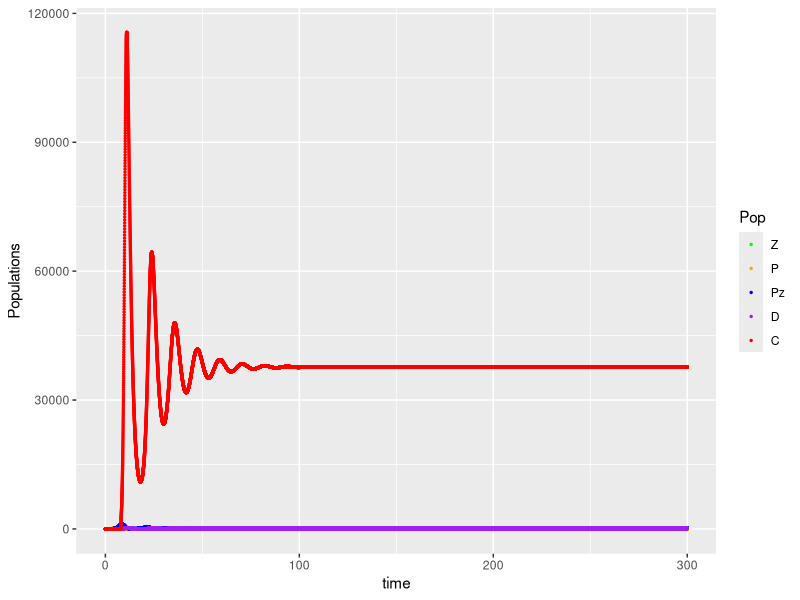
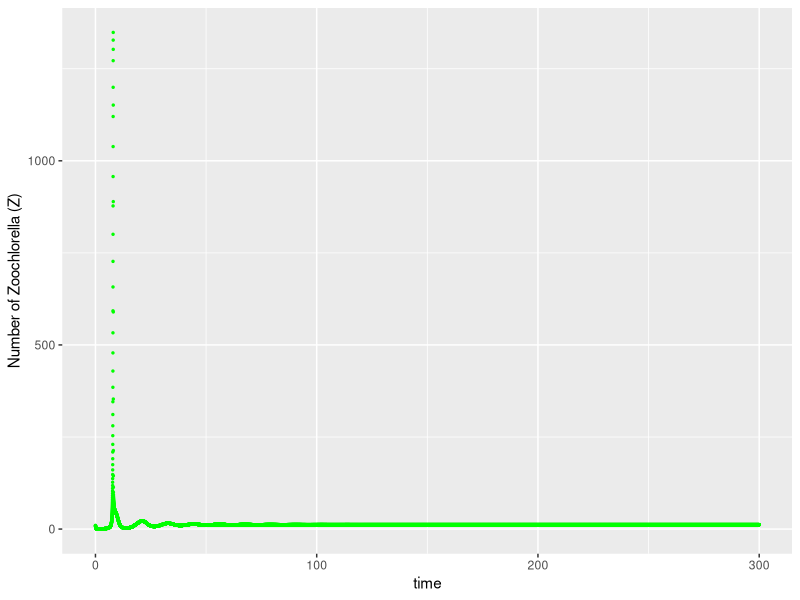
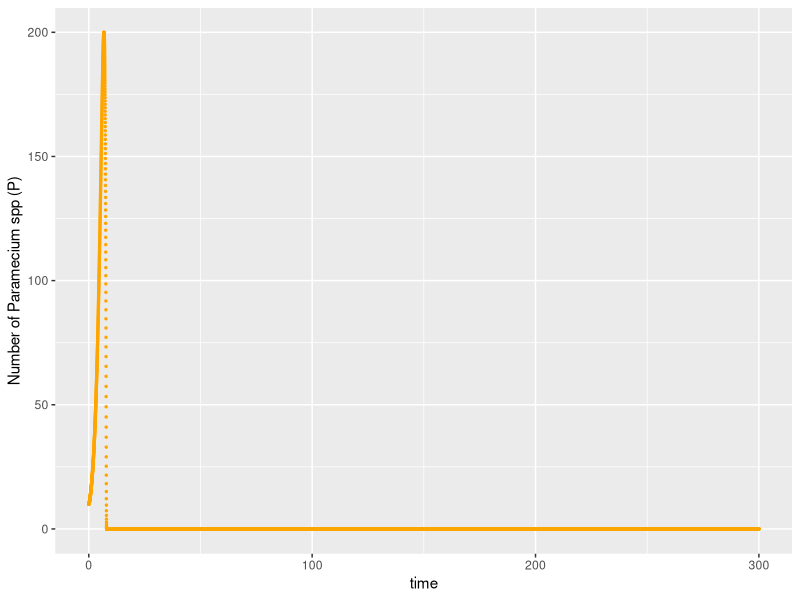
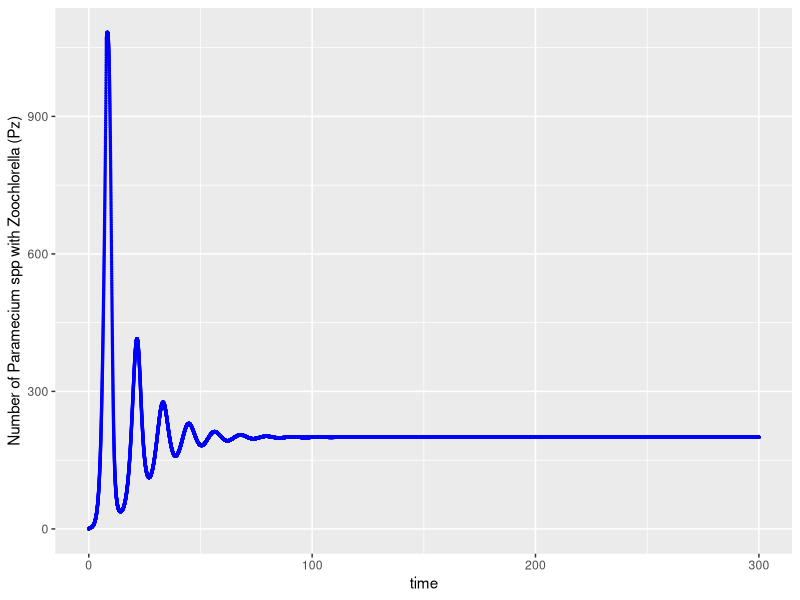
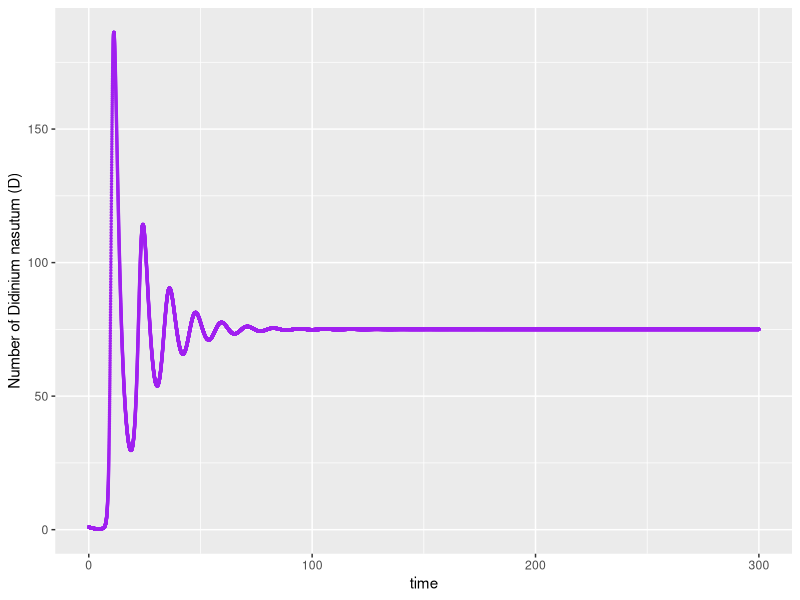
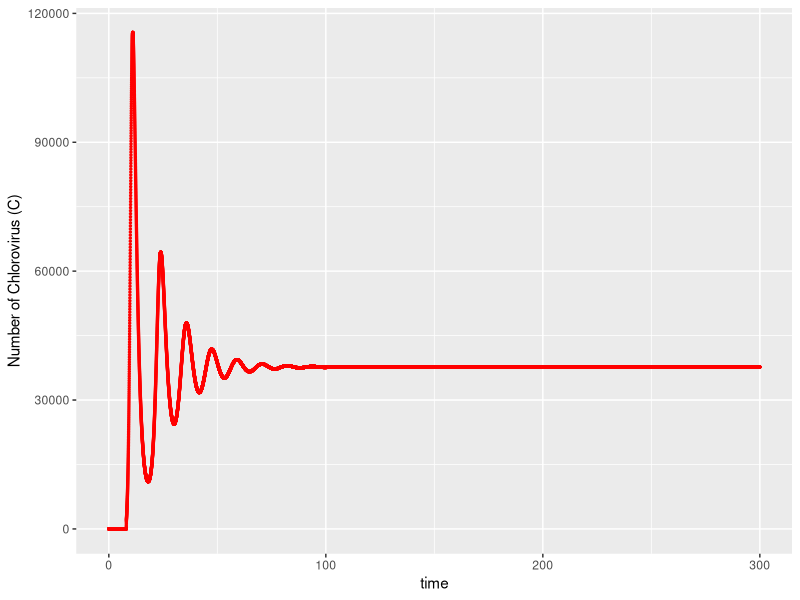
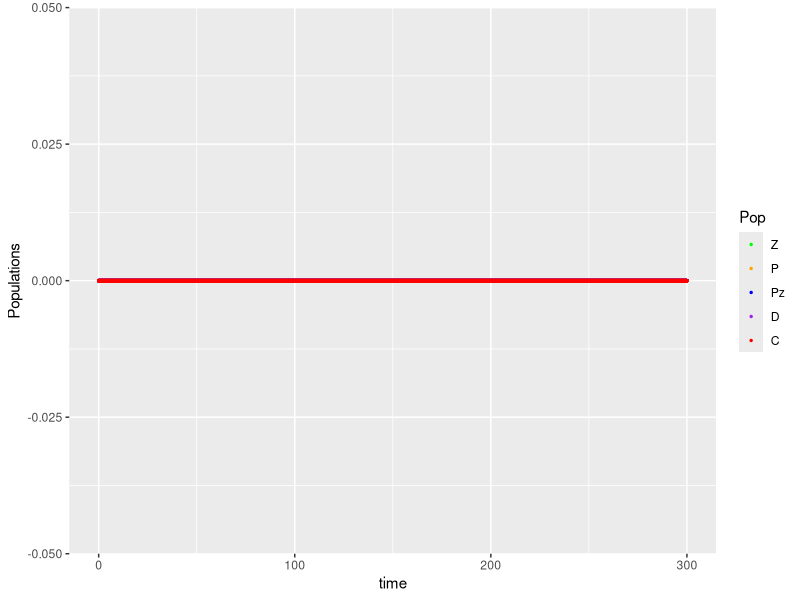
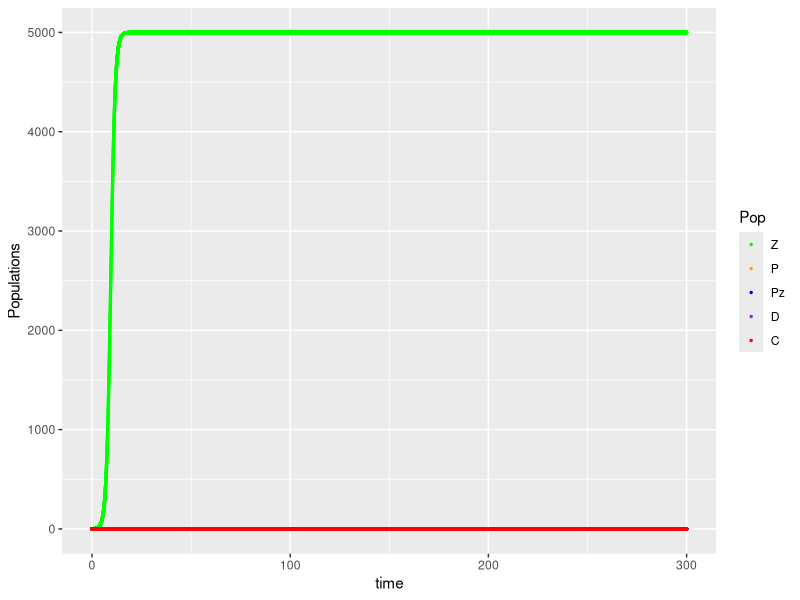

Write R code to recreate these figures, in order.
## ---- chunk 1
knitr::opts_chunk$set(echo = TRUE)
## ---- chunk 2
# libraries
library('deSolve');
library('reshape2');
library('ggplot2');
library('ggthemes');
library('scales');

# time sequence 
time <- seq(from=0, to=300, by=0.01);

# parameters
parameters <- c(r_Z=0.9, 
                r_P=0.6, 
                r_Pz=0.9, 
                K_z=5000,
                K_P=1000, 
                K_Pz=1200, 
                m_Pz=0.001, 
                m_D=0.4, 
                m_C=0.6,
                s=0.6, 
                i=0.05, 
                e=0.2, 
                j=0.01, 
                q=0.3,
                g=500, 
                alpha=0, 
                h=0.1, 
                b=1, 
                u=1);

# m1 = q*p
# m2+f2 = p
# m1+f1= p
# , 
# m1=0.75, 
# m2=0.30, 
# f1=0.25, 
# f2=0.70

# model
model1 <- function(t, state, parameters){
  with( as.list( c(state, parameters) ), {
    
    w <- q*j;
    dZ  <- r_Z*Z*(1-Z/K_z) + (1-alpha)*g*(w*D + m_Pz)*Pz - s*Z*P - i*Z*C;
    dP  <- r_P*P*(1-P/K_P) - h*s*Z*P - (u*j)*P*D;
    dPz <- r_Pz*Pz*(1-Pz/K_Pz) + h*s*Z*P - (j)*Pz*D;
    dD  <- e*j*( u*P + Pz )*D - m_D*D;
    dC  <- b*i*Z*C + b*alpha*g*(w*D + m_Pz)*Pz*C - m_C*C;
    
    return( list( c(dZ, dP, dPz, dD, dC) ) );
  })
}

# initial conditions
state <- c(Z=10, P=10, Pz=0, D=1, C=1);

# Numerical solution
res <- ode(y=state, times=time, func=model1, parms=parameters, method='lsoda');
## ---- chunk 3
# Plot
res_df <- as.data.frame(x=res);
res_m <- melt(data=res_df, id.vars='time');
## ---- chunk 4
p <- ggplot(data=res_m, mapping=aes(x=time, y=value, color=variable ) ) + 
  geom_point(size=0.5) + 
  scale_color_manual(breaks=c("Z", "P", "Pz", "D", "C"), values=c("green", "orange", "blue", "purple", "red") ) + 
  labs(y='Populations', color='Pop');
print(p);
## ---- chunk 5
Z_m <- res_m[which(res_m$variable=='Z'), ];
p_Z <- ggplot(data=Z_m, mapping=aes(x=time, y=value) ) + 
  geom_point(size=0.5, col='green') + 
  labs(y='Number of Zoochlorella (Z)');
print(p_Z);
## ---- chunk 6
P_m <- res_m[which(res_m$variable=='P'), ];
p_P <- ggplot(data=P_m, mapping=aes(x=time, y=value) ) + 
  geom_point(size=0.5, col='orange') + 
  labs(y='Number of Paramecium spp (P)');
print(p_P);
## ---- chunk 7
Pz_m <- res_m[which(res_m$variable=='Pz'), ];
p_Pz <- ggplot(data=Pz_m, mapping=aes(x=time, y=value) ) + 
  geom_point(size=0.5, col='blue') + 
  labs(y='Number of Paramecium spp with Zoochlorella (Pz)');
print(p_Pz);
## ---- chunk 8
D_m <- res_m[which(res_m$variable=='D'), ];
p_D <- ggplot(data=D_m, mapping=aes(x=time, y=value) ) + 
  geom_point(size=0.5, col='purple') + 
  labs(y='Number of Didinium nasutum (D)');
print(p_D);
## ---- chunk 9
C_m <- res_m[which(res_m$variable=='C'), ];
p_C <- ggplot(data=C_m, mapping=aes(x=time, y=value) ) + 
  geom_point(size=0.5, col='red') + 
  labs(y='Number of Chlorovirus (C)');
print(p_C);
## ---- chunk 10
# initial conditions
state <- c(Z=0, P=0, Pz=0, D=0, C=0);
## ---- chunk 11
# Numerical solution
res <- ode(y=state, times=time, func=model1, parms=parameters, method='lsoda');

# Plot
res_df <- as.data.frame(x=res);
res_m <- melt(data=res_df, id.vars='time');

p <- ggplot(data=res_m, mapping=aes(x=time, y=value, color=variable ) ) + 
  geom_point(size=0.5) +
  scale_color_manual(breaks=c("Z", "P", "Pz", "D", "C"), values=c("green", "orange", "blue", "purple", "red") ) + 
  labs(y='Populations', color='Pop');
print(p);
## ---- chunk 12
# initial conditions
state <- c(Z=1, P=0, Pz=0, D=0, C=0);
## ---- chunk 13
# Numerical solution
res <- ode(y=state, times=time, func=model1, parms=parameters, method='lsoda');

# Plot
res_df <- as.data.frame(x=res);
res_m <- melt(data=res_df, id.vars='time');

p <- ggplot(data=res_m, mapping=aes(x=time, y=value, color=variable ) ) + 
  geom_point(size=0.5) +
  scale_color_manual(breaks=c("Z", "P", "Pz", "D", "C"), values=c("green", "orange", "blue", "purple", "red") ) + 
  labs(y='Populations', color='Pop');
print(p);
## ---- chunk 14
# initial conditions
state <- c(Z=0, P=1, Pz=0, D=0, C=0);
## ---- chunk 15
# Numerical solution
res <- ode(y=state, times=time, func=model1, parms=parameters, method='lsoda');

# Plot
res_df <- as.data.frame(x=res);
res_m <- melt(data=res_df, id.vars='time');

p <- ggplot(data=res_m, mapping=aes(x=time, y=value, color=variable ) ) + 
  geom_point(size=0.5) +
  scale_color_manual(breaks=c("Z", "P", "Pz", "D", "C"), values=c("green", "orange", "blue", "purple", "red") ) + 
  labs(y='Populations', color='Pop');
print(p);
## ---- chunk 16
# initial conditions
state <- c(Z=0, P=0, Pz=1, D=0, C=0);
## ---- chunk 17
# Numerical solution
res <- ode(y=state, times=time, func=model1, parms=parameters, method='lsoda');

# Plot
res_df <- as.data.frame(x=res);
res_m <- melt(data=res_df, id.vars='time');

p <- ggplot(data=res_m, mapping=aes(x=time, y=value, color=variable ) ) + 
  geom_point(size=0.5) +
  scale_color_manual(breaks=c("Z", "P", "Pz", "D", "C"), values=c("green", "orange", "blue", "purple", "red") ) + 
  labs(y='Populations', color='Pop');
print(p);
## ---- chunk 18
# initial conditions
state <- c(Z=0, P=0, Pz=0, D=1, C=0);
## ---- chunk 19
# Numerical solution
res <- ode(y=state, times=time, func=model1, parms=parameters, method='lsoda');

# Plot
res_df <- as.data.frame(x=res);
res_m <- melt(data=res_df, id.vars='time');

p <- ggplot(data=res_m, mapping=aes(x=time, y=value, color=variable ) ) + 
  geom_point(size=0.5) +
  scale_color_manual(breaks=c("Z", "P", "Pz", "D", "C"), values=c("green", "orange", "blue", "purple", "red") ) + 
  labs(y='Populations', color='Pop');
print(p);
## ---- chunk 20
# initial conditions
state <- c(Z=0, P=0, Pz=0, D=0, C=1);
## ---- chunk 21
# Numerical solution
res <- ode(y=state, times=time, func=model1, parms=parameters, method='lsoda');

# Plot
res_df <- as.data.frame(x=res);
res_m <- melt(data=res_df, id.vars='time');

p <- ggplot(data=res_m, mapping=aes(x=time, y=value, color=variable ) ) + 
  geom_point(size=0.5) +
  scale_color_manual(breaks=c("Z", "P", "Pz", "D", "C"), values=c("green", "orange", "blue", "purple", "red") ) + 
  labs(y='Populations', color='Pop');
print(p);
